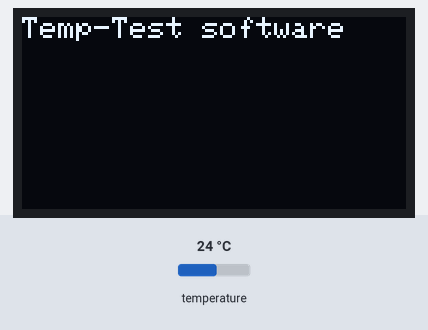
This sketch was run on a simulated Arduino Uno, built with avr-gcc and run on an emulated ATmega328P. Shown: 128×64 one-colour display. The inputs (shaded band) are chosen by the test bench; at power-on: temperature 24 °C. The display library's start-up logo is not drawn.

Above: at 1.1 s.
At 3.2 s:
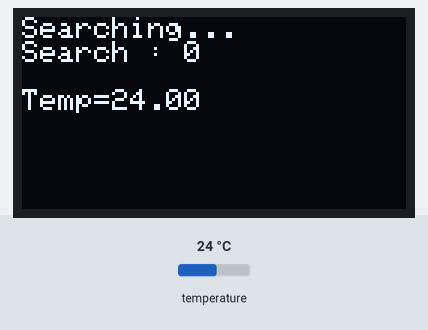
3.3 s: temperature set to 12 °C
At 5.4 s:
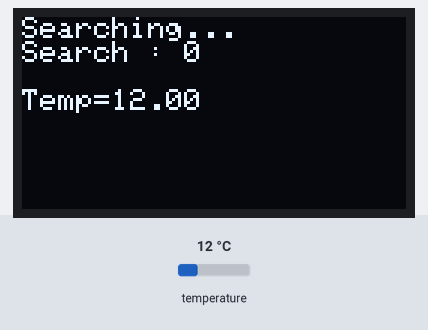
9.0 s: temperature set to 19 °C
12.6 s: temperature set to 28 °C
At 14.5 s:
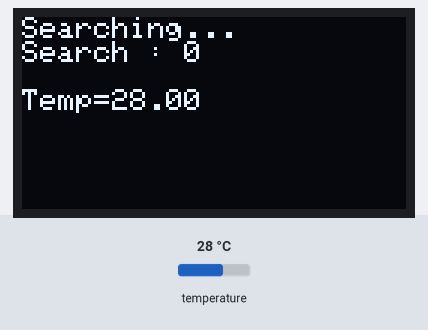
Timing chart, 0 to 16.0 s (numbered marks = the images above; inputs shaded):
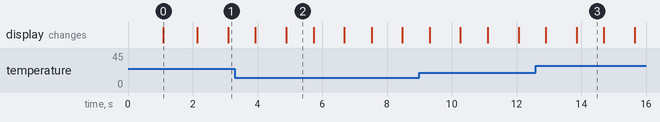

The sketch:

DS18B20.ino
```cpp
#include <SPI.h>
#include <Wire.h>
#include <Adafruit_SSD1306.h>
#include <Adafruit_GFX.h>
#include "DS18B20.h"

#define OLED_RESET 4

Adafruit_SSD1306 display(OLED_RESET);
double tempRes;
DS18B20 temp(4);


void setup() {
  display.begin(SSD1306_SWITCHCAPVCC, 0x3C);
  display.display();
  delay(1000);

  display.clearDisplay();

  display.setTextColor(WHITE);
  display.setCursor(0,0);
  display.println("Temp-Test software");
  display.display();
  temp.search();
  delay(1000);

  display.clearDisplay();


}

void loop() {
  while(1)
  {
    display.setCursor(0,0);
    display.clearDisplay();
    display.println("Searching...");
    display.print("Search : ");
    display.println(temp.search());
    if(temp.getTemp(&tempRes))
    {
      display.print("\nTemp=");
      display.print(tempRes);
      display.display();
      delay(800);
    }
    else
    {
      display.print("\nNo data");
      display.display();
      delay(100);
    }

  }

}
```

DS18B20.cpp
```cpp
#include "DS18B20.h"

DS18B20::DS18B20(uint8_t pin)
{
    ds = new OneWire(pin);
    isDetected = false;
}

DS18B20::~DS18B20()
{
    delete ds;
}

uint8_t DS18B20::search()
{
    if(!ds->search(address))
    {
        isDetected=false;
        ds->reset_search();
        return 1;
    }
    if(OneWire::crc8(address,7) != address[7])
    {
        isDetected=false;
        return 2;
    }
    if(address[0]!=DS18B20_address)
    {
        isDetected=false;
        return 3;
    }

    isDetected=true;
    return 0;
}

boolean DS18B20::getTemp(double* temp)
{
    if(!this->detected())
        return false;

    ds->reset();
    ds->select(address);
    ds->write(0x44, 1);
    delay(800);

    ds->reset();
    ds->select(address);
    ds->write(0XBE);

    for(byte i=0; i<9; i++)
        data[i]=ds->read();

    *temp = ((data[1] << 8) | data[0]) * 0.0625;
    return true;
}
```

DS18B20.h
```cpp
#ifndef DS18B20_H
#define DS18B20_H

#define DS18B20_address 0x28

#include <OneWire.h>

class DS18B20 {

    public:

        DS18B20(uint8_t pin);
        ~DS18B20();

        /*
        0: No error
        1
        1: Not a OneWire Module
        2: Answer Corrupted
        3: Not a DS18B20 module
        */
        uint8_t search();

        inline boolean const detected(){ return isDetected; };

        boolean getTemp(double* temp);

    private:

        boolean isDetected;
        OneWire* ds;
        byte data[9], address[8];


};


#endif
```

Measured:
- after the input at 3.3 s, the display: first differs from a run without the input after 1.6 s (image 2)
- after the input at 12.6 s, the display: first differs from a run without the input after 1.3 s (image 3)
- what the display in image 0 shows lasts 1.0 s, from 1.1 s to 2.1 s
- what the display in image 2 shows lasts 0.8 s, from 4.9 s to 5.7 s
